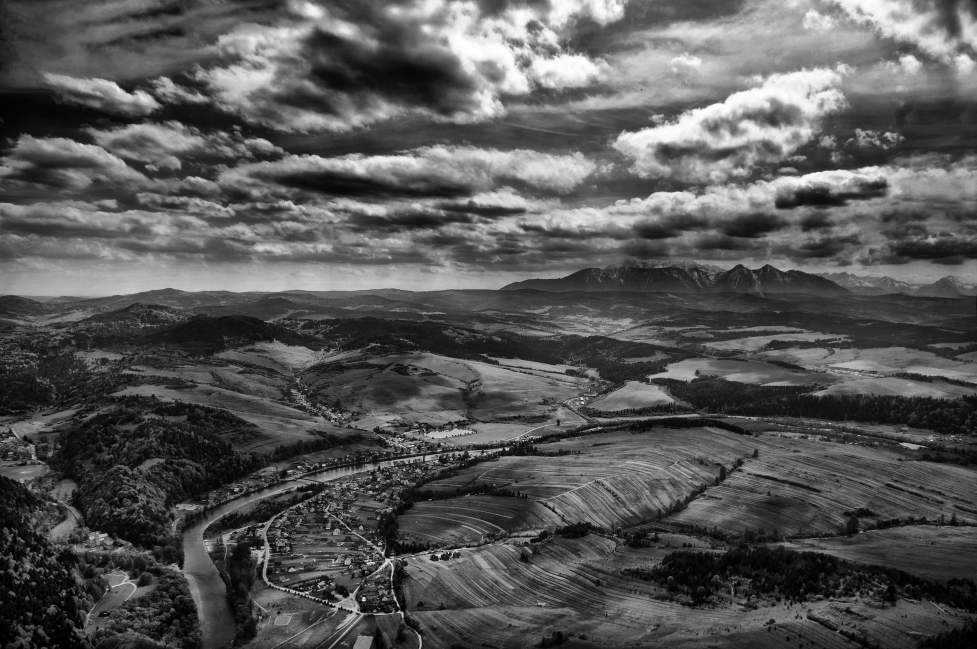
#> input picture images/1.png, 1953 x 1298 px (shown at 1/2 size)
$ python watershed.py images/1.png
#> lines starting #> are read from the running program, lines starting #| are printed output that depends on the picture
#> in main, img is the input picture: shape (1298, 1953); min 0, max 255, mean 86.5
'''
Author: Manohar Mukku
Date: 06.12.2018
Desc: Watershed Segmentation algorithm
GitHub: https://github.com/manoharmukku/watershed-segmentation
'''

import sys
import cv2
import numpy

# [49 lines left out: function neighbourhood, not called in this run]

def watershed_segmentation(image):
    """
    Use watershed to segment the given image
    Args:
        image: 2D array, input image
    Returns:
        2D array containing the segmentation mask
    """

    # Create a list of pixel intensities along with their coordinates
    intensity_list = []
    for x in range(image.shape[0]):
        for y in range(image.shape[1]):
            # Append the tuple (pixel_intensity, xy-coord) to the end of the list
            intensity_list.append((image[x][y], (x, y)))
#> after the loop, intensity_list = 2534994 items

    # Sort the list with respect to their pixel intensities, in ascending order
    intensity_list.sort()

    # Create an empty segmented_image numpy ndarray initialized to -1's
    segmented_image = numpy.full(image.shape, -1, dtype=int)

    # Iterate the intensity_list in ascending order and update the segmented image
    region_number = 0
    for i in range(len(intensity_list)):
        # Print iteration number in terminal for clarity
        sys.stdout.write("\rPixel {} of {}...".format(i, len(intensity_list)))
        sys.stdout.flush()

        # Get the pixel intensity and the x,y coordinates
        value = intensity_list[i][0]
        if value == 0:
            break
        x = intensity_list[i][1][0]
        y = intensity_list[i][1][1]

        # Get the region number of the current pixel's region by checking its neighbouring pixels
        region_status = neighbourhood(segmented_image, x, y)

        # Assign region number (or) watershed accordingly, at pixel (x, y) of the segmented image
        if (region_status == -1): # Separate region
            region_number += 1
            segmented_image[x][y] = region_number
        elif (region_status == 0): # Watershed
            segmented_image[x][y] = 0
        else: # Part of another region
            segmented_image[x][y] = region_status
#> this loop made 1 pass
#> value on pass 1: 0
#> (printed output is left out)
#> segmented_image: shape (1298, 1953) int64; every value is -1
#> after the loop, region_number = 0

    # Return the segmented image
    return segmented_image


def main(argv):
    # Read the input image
    img = cv2.imread(argv[0], 0)

    # Check if image exists or not
    if (img is None):
        print ("Cannot open {} image".format(argv[0]))
        print ("Make sure you provide the correct image path")
        sys.exit(2)

    # Perform segmentation using watershed_segmentation on the input image
    segmented_image = watershed_segmentation(img)

    # Save the segmented image as png to disk
    cv2.imwrite("images/target.png", segmented_image)

    # Show the segmented image and original image side by side
    input_image = cv2.resize(img, (0,0), None, 0.5, 0.5)
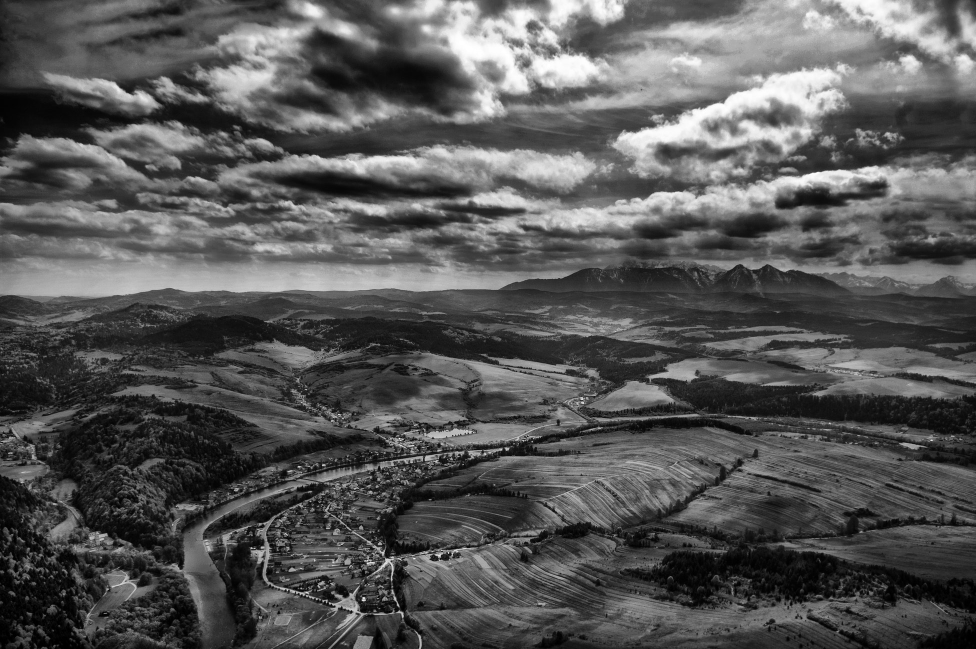
#> input_image: shape (649, 976); min 0, max 255, mean 86.6
    seg_image = cv2.resize(cv2.imread("images/target.png", 0), (0,0), None, 0.5, 0.5)
#> seg_image: shape (649, 976); every value is 0
    numpy_horiz = numpy.hstack((input_image, seg_image))
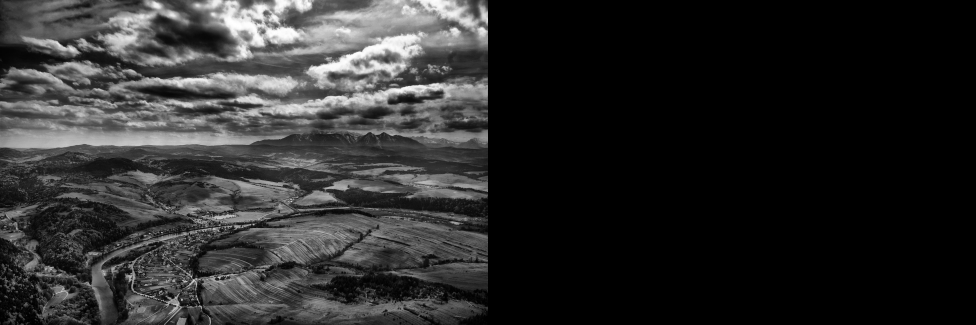
#> numpy_horiz: shape (649, 1952) (shown at 1/2 size); min 0, max 255, mean 43.3
    cv2.imshow('Input image ------------------------ Segmented image', numpy_horiz)
    cv2.waitKey(0)

if __name__ == "__main__":
    main(sys.argv[1:])
